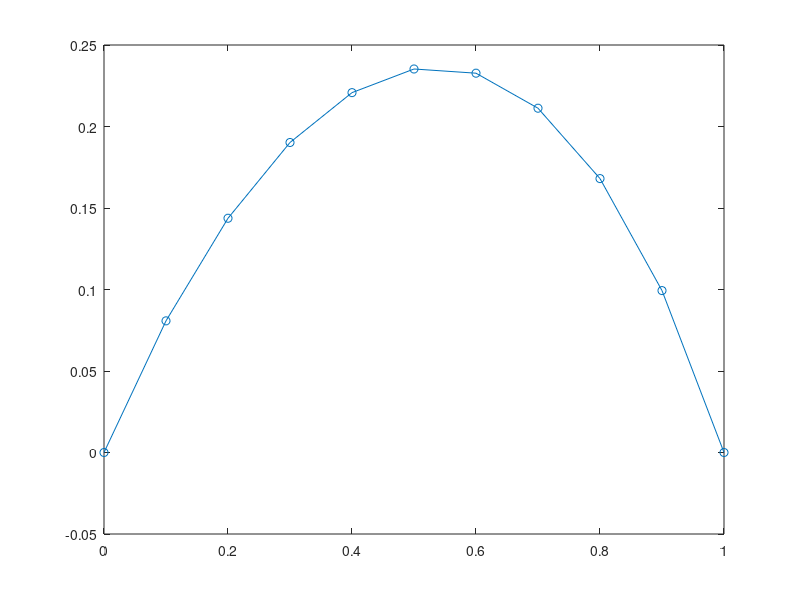

The MATLAB script that drew this image:
%%% FiniteDifference.m
%%% Date: 03/04/07
%%% Author: Niall Madden, Dep of Mathematics, NUI Galway
%%%
%%% This is a simple *script* file that implements a finite difference
%%% method for the problem
%%% -u''(x) + r(x) u(x) = f(x) on (0,1)
%%% u(0)=alpha, u(1) = beta.
%%% on a uniform mesh

clear;


%% Problem Data
alpha = 0; beta = 0;
r = inline('4+x*0');
f = inline('1+exp(x)');
%%

%%Data for numerical method
N = 10;
%%

%% Set up the mesh
h = 1/N;
x = linspace(0, 1, N+1)';
%%

%% Construct the Linear System
A(1,1) = 1;
F(1) = alpha;
for k=2:N
    A(k,k-1) = -1/h^2;
    A(k,k)   = 2/h^2 + r(x(k));
    A(k,k+1) = -1/h^2;
    
    F(k) = f(x(k));
end
A(N+1,N+1)=1;
F(N+1) = beta;

%% Solve the linear system
U = A\F';

%% Plot the output
plot(x, U, '-o');
